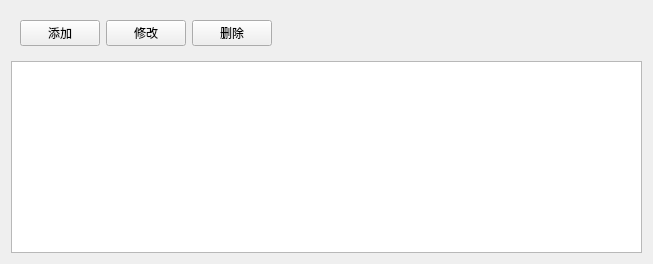
          <widget class="QWidget" name="tab_15">
           <attribute name="icon">
            <iconset resource="main.qrc">
             <normaloff>:/images/genjinchaxun.png</normaloff>:/images/genjinchaxun.png</iconset>
           </attribute>
           <attribute name="title">
            <string>跟进记录</string>
           </attribute>
           <layout class="QGridLayout" name="gridLayout_29">
            <item row="0" column="0">
             <layout class="QVBoxLayout" name="verticalLayout_15">
              <item>
               <widget class="QWidget" name="widget_10" native="true">
                <layout class="QGridLayout" name="gridLayout_30">
                 <item row="0" column="0">
                  <widget class="QPushButton" name="genjin_addPushButton_4">
                   <property name="text">
                    <string>添加</string>
                   </property>
                   <property name="icon">
                    <iconset resource="main.qrc">
                     <normaloff>:/images/add.png</normaloff>:/images/add.png</iconset>
                   </property>
                  </widget>
                 </item>
                 <item row="0" column="1">
                  <widget class="QPushButton" name="genjin_modifyPushButton_4">
                   <property name="text">
                    <string>修改</string>
                   </property>
                   <property name="icon">
                    <iconset resource="main.qrc">
                     <normaloff>:/images/modify.png</normaloff>:/images/modify.png</iconset>
                   </property>
                  </widget>
                 </item>
                 <item row="0" column="2">
                  <widget class="QPushButton" name="genjin_deletePushButton_5">
                   <property name="text">
                    <string>删除</string>
                   </property>
                   <property name="icon">
                    <iconset resource="main.qrc">
                     <normaloff>:/images/delete.png</normaloff>:/images/delete.png</iconset>
                   </property>
                  </widget>
                 </item>
                 <item row="0" column="3">
                  <spacer name="horizontalSpacer_35">
                   <property name="orientation">
                    <enum>Qt::Horizontal</enum>
                   </property>
                   <property name="sizeHint" stdset="0">
                    <size>
                     <width>361</width>
                     <height>20</height>
                    </size>
                   </property>
                  </spacer>
                 </item>
                </layout>
               </widget>
              </item>
              <item>
               <widget class="QTableView" name="genjinTableView_4"/>
              </item>
             </layout>
            </item>
           </layout>
          </widget>
